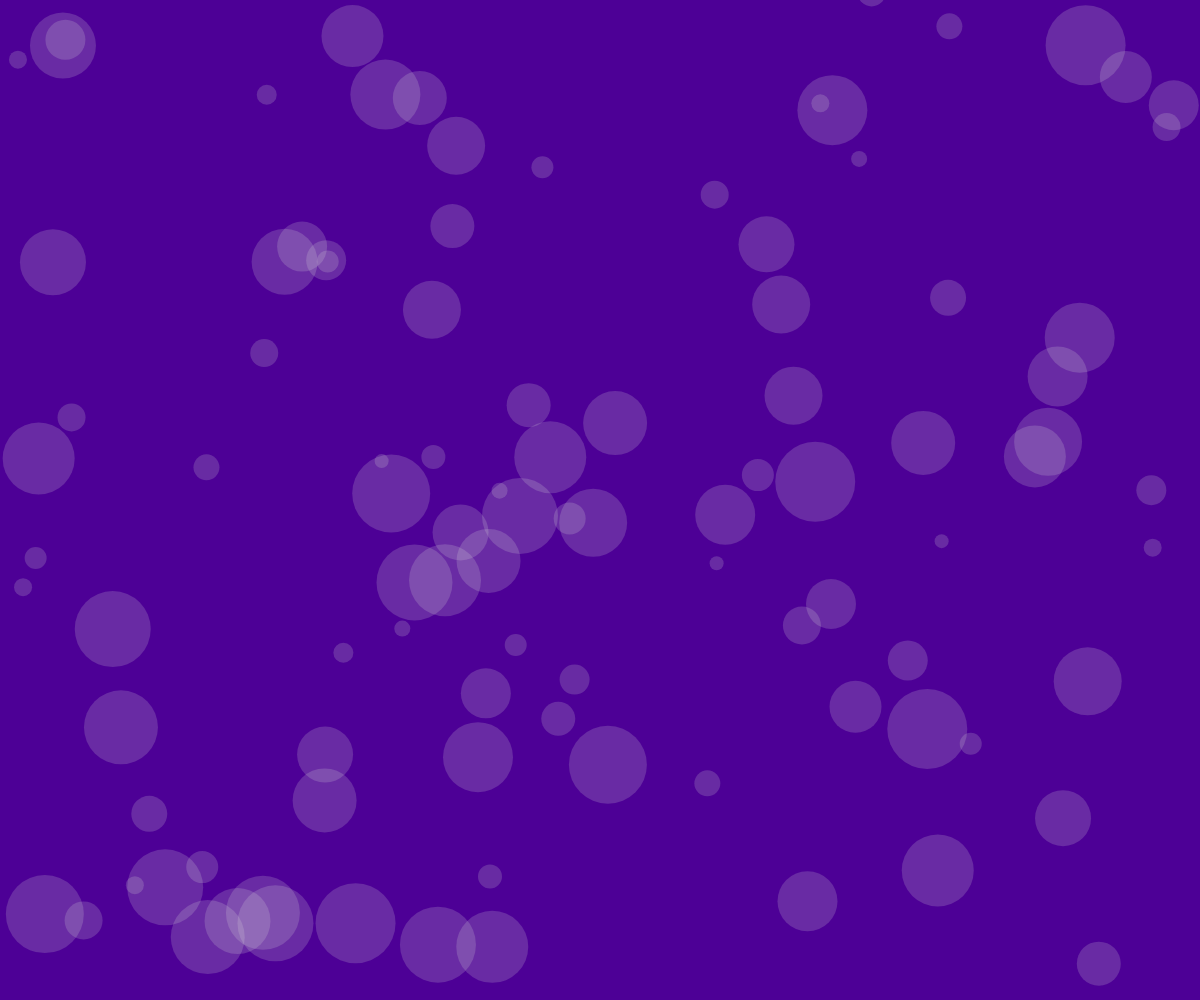
Frame 1 (no input)
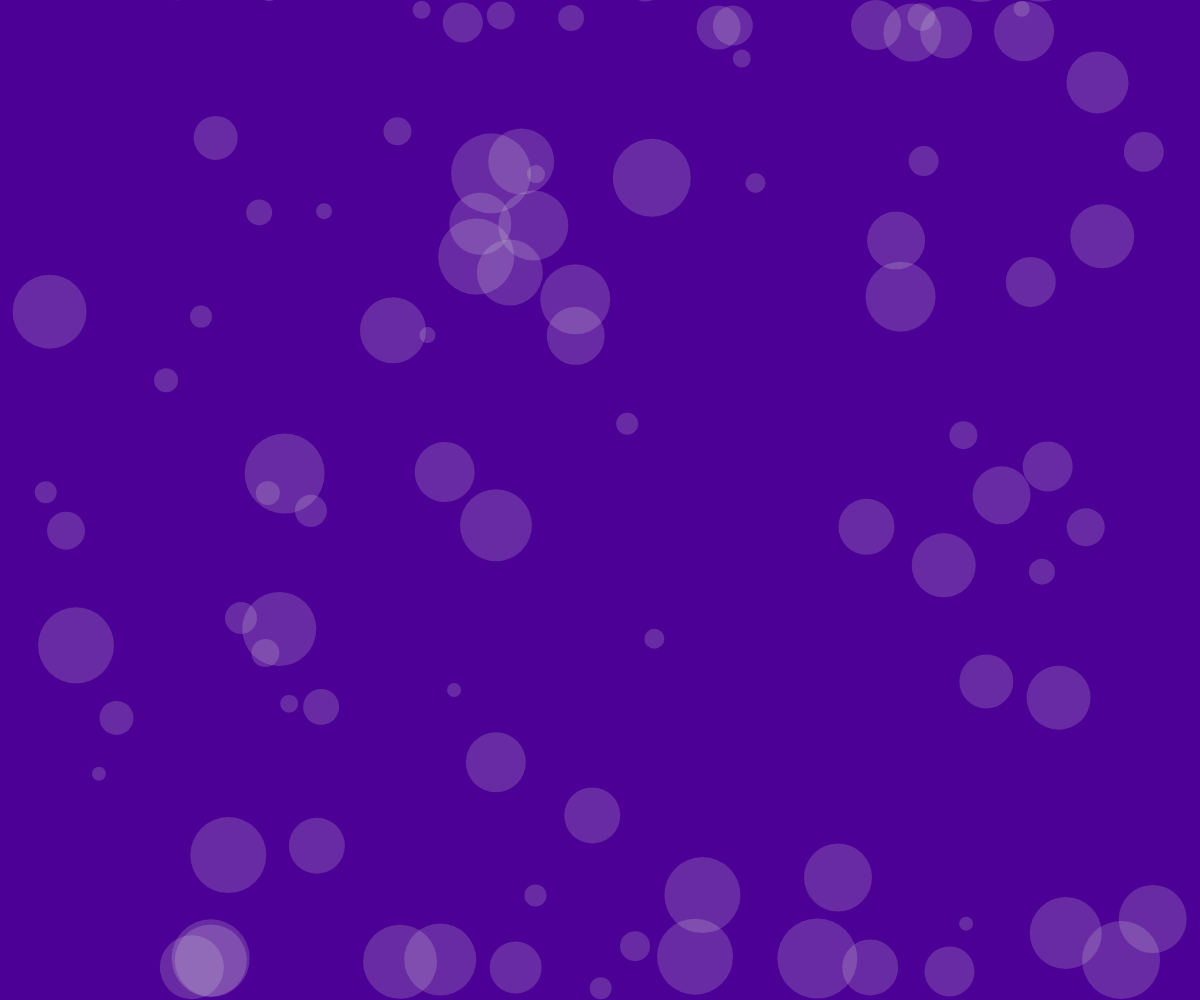
Frame 60 (no input)
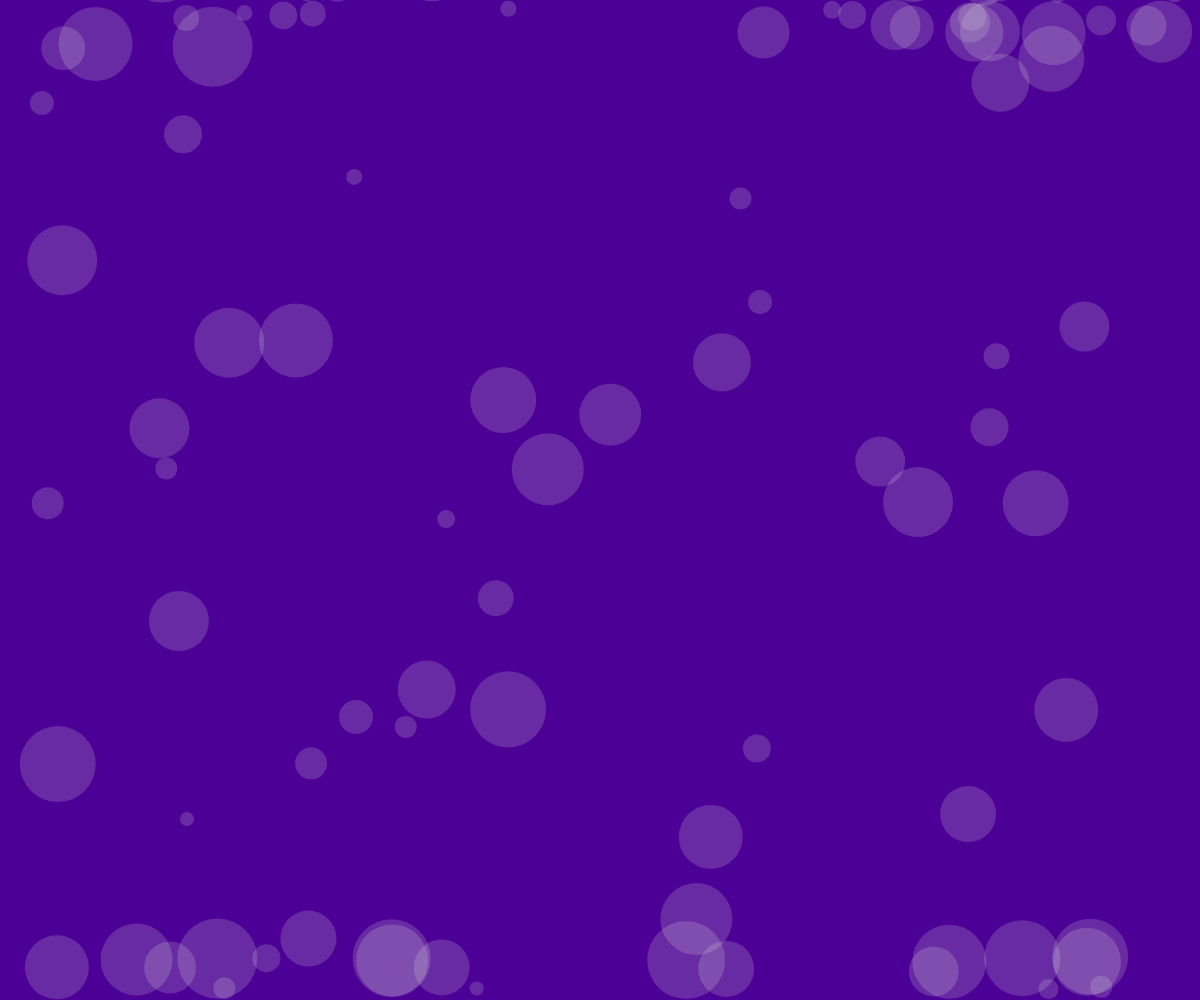
Frame 120 (the mouse pressed at the canvas centre since frame 60)

The p5.js sketch that drew these frames (run headless with seeded random() and noise() and a simulated clock; from frame 60 on, the mouse is pressed at the canvas centre):

// p5.js sketch
// ── sketch.js
let FondoRandom;
let Pelotas = [];
//para cambiar el color de la pelota
// let r = 255;
// let g = 255;
// let b = 255;

function setup() {
  createCanvas(windowWidth, windowHeight);
  FondoRandom = color(random(100, 20), random(0, 0, 200), random(0, 200, 0));
  for (let i = 0; i < 100; i++) {
    let nuevaPelota = new Pelota();
    Pelotas.push(nuevaPelota);
  }
  // Radio = ceil(random(5, 50));
  // Diametro = Radio * 2;
  // //   console.log(Diametro);
  // posX = random(Radio, width - Radio);
  // posY = random(Radio, height - Radio);

  // //   VelX = random(-10, 10);
  // //   VelY = random(-10, 10);
  // VelX = random(-10, 10);
  // VelY = random(-10, 10);
}

function draw() {
  background(FondoRandom);
  // fill(r, g, b);
  // noStroke();

  // posX += VelX;
  // posY += VelY;

  // if (posX > width - Radio || posX < Radio) {
  //   VelX *= -1;
  //   FondoRandom = color(random(100, 20), random(0, 0, 200), random(0, 200, 0));
  //   changeColor();
  //   // console.log("gone");
  // }

  // if (posY > height - Radio || posY < Radio) {
  //   VelY *= -1;
  //   FondoRandom = color(random(100, 20), random(0, 0, 200), random(0, 200, 0));
  //   changeColor();
  //   // console.log("gone");
  // }

  // circle(posX, posY, Diametro);
  for (let i = 0; i < 100; i++) {
    Pelotas[i].uptade();
    Pelotas[i].display();
  }
}

// function changeColor() {
//   r = random(255);
//   g = random(255);
//   b = random(255);
// }

class Pelota {
  constructor() {
    this.Radio = ceil(random(5, 40));
    this.Diametro = this.Radio * 2;
    this.posX = random(this.Radio, width - this.Radio);
    this.posY = random(this.Radio, height - this.Radio);
    this.VelX = random(-10, 10);
    this.VelY = random(-10, 10);

    console.log("vivo");
  }

  uptade() {
    this.posX += this.VelX;
    this.posY += this.VelY;

    if (this.posX > width - this.Radio || this.posX < this.Radio) {
      this.VelX *= -1;
      // FondoRandom = color(random(100, 20), random(0, 0, 200), random(0, 200, 0));
      // changeColor();
    }

    if (this.posY > height - this.Radio || this.posY < this.Radio) {
      this.posY *= -1;
      // FondoRandom = color(random(100, 20), random(0, 0, 200), random(0, 200, 0));
      // changeColor();
    }
  }
  display() {
    fill(220, 50);
    noStroke();
    circle(this.posX, this.posY, this.Diametro);
  }
}

// ── arrays.js
// let frutas = ["manzana", "pera", "naranja"];
// let precios = [24, 35, 42];

// for (let I = 0; I < 10; I += 1) {
//   console.log(I);
// }

// console.log(precios);
